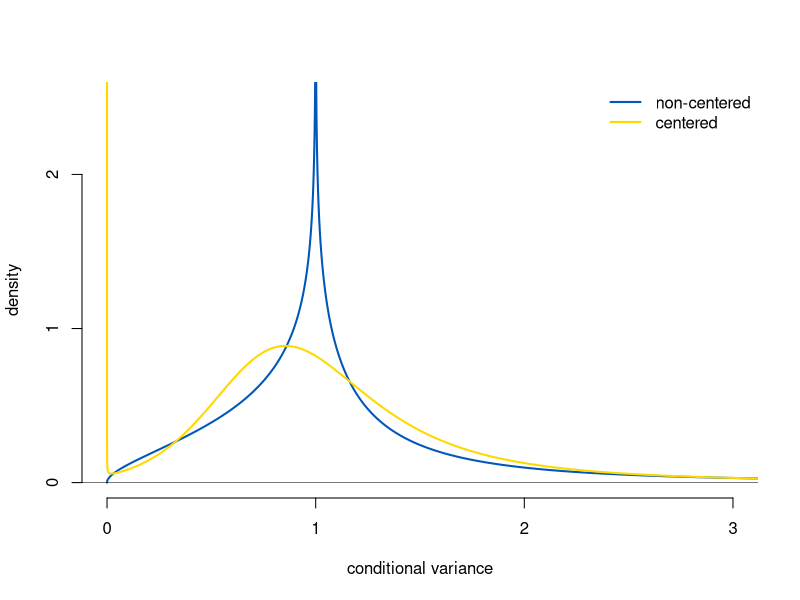

This chart was generated by the following R code:
## ---- chunk 1
#| echo: false
bspink = "#0056B9"
bsyell = "#FFD800"
## ---- chunk 2
#| echo: false
p_svnc_log      = function(x,t){
  # log-variances non-centered SV
  (pi*sqrt(t*sigma.omega.sq))^(-1)*besselK(abs(x)/sqrt(t*sigma.omega.sq),0)
}
p_sv_log        = function(x,t){
  # log-variances SV
  gamma((sigma.nu+1)/2)/gamma((sigma.nu)/2)*pi^(-1/2)*((t+1)*sigma.s)^(-1/2)*(1+((t+1)*sigma.s)^(-1)*x^(2))^(-(sigma.nu+1)/2)
}
p_svnc          = function(x,t){
  # variances non-centered SV
  (pi*sqrt(t*sigma.omega.sq)*x)^(-1)*besselK(abs(log(x))/sqrt(t*sigma.omega.sq),0)
}
p_sv            = function(x,t){
  # variances SV
  gamma((sigma.nu+1)/2)/gamma((sigma.nu)/2)*pi^(-1/2)*sigma.s^(sigma.nu/2)*(t+1)^(-1/2)*(x)^(-1)*(sigma.s+(t+1)^(-1)*(log(x))^(2))^(-(sigma.nu+1)/2)
}

T               = 5
zlimabrar       = 2.5
grid            = seq(from=-2.5, to=2.5, by=0.00001)
grid_var        = seq(from=0.00000001, to=3.2, by=0.00001)

s               = 0.1
sigma.omega.sq  = s   # conditional variance hyper-parameter
sigma.s         = s   # log-conditional variance hyper-parameter
sigma.nu        = 3   # log-conditional variance hyper-parameter

plot(
  x = grid_var, 
  y = p_svnc(grid_var,T), 
  type = "l", 
  main = "", 
  col = bspink, 
  lwd = 2,
  xlim = c(0,3), 
  ylim = c(0,zlimabrar), 
  xlab = "conditional variance", 
  ylab = "density", 
  frame.plot = FALSE, 
  axes = FALSE
)
lines(
  x = grid_var, 
  y = p_sv(grid_var, T), 
  col = bsyell,
  lwd = 2
)
legend(
  "topright",
  legend = c("non-centered", "centered"),
  col = c(bspink, bsyell),
  lwd = 2,
  bty = "n"
)
axis(2, c(0,1,2), c(0,1,2))
axis(1, c(0,1,2,3), c(0,1,2,3))
abline(h = 0, lwd = 0.5)
